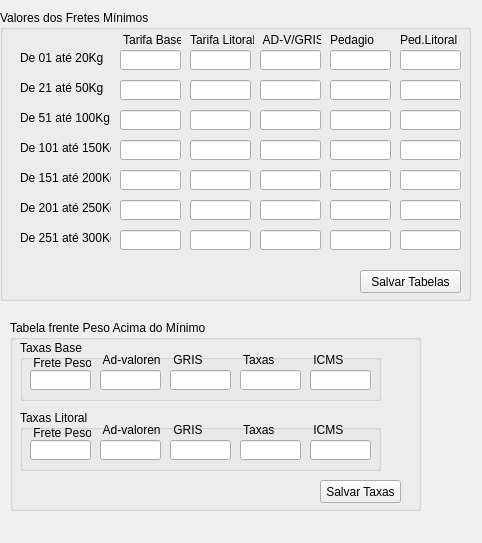
<?xml version="1.0" encoding="UTF-8"?>
<ui version="4.0">
 <class>frm_tarifa</class>
 <widget class="QMainWindow" name="frm_tarifa">
  <property name="geometry">
   <rect>
    <x>0</x>
    <y>0</y>
    <width>482</width>
    <height>543</height>
   </rect>
  </property>
  <property name="windowTitle">
   <string>Tarifas</string>
  </property>
  <widget class="QWidget" name="centralwidget">
   <widget class="QGroupBox" name="groupBox_3">
    <property name="geometry">
     <rect>
      <x>10</x>
      <y>320</y>
      <width>411</width>
      <height>191</height>
     </rect>
    </property>
    <property name="title">
     <string>Tabela frente Peso Acima do Mínimo</string>
    </property>
    <widget class="QPushButton" name="btn_salvar_taxa">
     <property name="geometry">
      <rect>
       <x>310</x>
       <y>160</y>
       <width>81</width>
       <height>23</height>
      </rect>
     </property>
     <property name="text">
      <string>Salvar Taxas</string>
     </property>
    </widget>
    <widget class="QGroupBox" name="groupBox_4">
     <property name="geometry">
      <rect>
       <x>10</x>
       <y>90</y>
       <width>361</width>
       <height>61</height>
      </rect>
     </property>
     <property name="title">
      <string>Taxas Litoral</string>
     </property>
     <widget class="QLineEdit" name="edt_fpeso_lit">
      <property name="geometry">
       <rect>
        <x>10</x>
        <y>30</y>
        <width>61</width>
        <height>20</height>
       </rect>
      </property>
     </widget>
     <widget class="QLineEdit" name="edt_ad_lit">
      <property name="geometry">
       <rect>
        <x>80</x>
        <y>30</y>
        <width>61</width>
        <height>20</height>
       </rect>
      </property>
     </widget>
     <widget class="QLineEdit" name="edt_gris_lit">
      <property name="geometry">
       <rect>
        <x>150</x>
        <y>30</y>
        <width>61</width>
        <height>20</height>
       </rect>
      </property>
     </widget>
     <widget class="QLineEdit" name="edt_taxa_lit">
      <property name="geometry">
       <rect>
        <x>220</x>
        <y>30</y>
        <width>61</width>
        <height>20</height>
       </rect>
      </property>
     </widget>
     <widget class="QLineEdit" name="edt_icms_lit">
      <property name="geometry">
       <rect>
        <x>290</x>
        <y>30</y>
        <width>61</width>
        <height>20</height>
       </rect>
      </property>
     </widget>
     <widget class="QLabel" name="label_39">
      <property name="geometry">
       <rect>
        <x>10</x>
        <y>13</y>
        <width>61</width>
        <height>20</height>
       </rect>
      </property>
      <property name="text">
       <string> Frete Peso</string>
      </property>
     </widget>
     <widget class="QLabel" name="label_40">
      <property name="geometry">
       <rect>
        <x>80</x>
        <y>10</y>
        <width>61</width>
        <height>20</height>
       </rect>
      </property>
      <property name="text">
       <string> Ad-valoren</string>
      </property>
     </widget>
     <widget class="QLabel" name="label_44">
      <property name="geometry">
       <rect>
        <x>150</x>
        <y>10</y>
        <width>61</width>
        <height>20</height>
       </rect>
      </property>
      <property name="text">
       <string> GRIS</string>
      </property>
     </widget>
     <widget class="QLabel" name="label_45">
      <property name="geometry">
       <rect>
        <x>220</x>
        <y>10</y>
        <width>61</width>
        <height>20</height>
       </rect>
      </property>
      <property name="text">
       <string> Taxas</string>
      </property>
     </widget>
     <widget class="QLabel" name="label_46">
      <property name="geometry">
       <rect>
        <x>290</x>
        <y>10</y>
        <width>61</width>
        <height>20</height>
       </rect>
      </property>
      <property name="text">
       <string> ICMS</string>
      </property>
     </widget>
    </widget>
    <widget class="QGroupBox" name="groupBox">
     <property name="geometry">
      <rect>
       <x>10</x>
       <y>20</y>
       <width>361</width>
       <height>61</height>
      </rect>
     </property>
     <property name="title">
      <string>Taxas Base</string>
     </property>
     <widget class="QLineEdit" name="edt_icms">
      <property name="geometry">
       <rect>
        <x>290</x>
        <y>30</y>
        <width>61</width>
        <height>20</height>
       </rect>
      </property>
     </widget>
     <widget class="QLabel" name="label_41">
      <property name="geometry">
       <rect>
        <x>150</x>
        <y>10</y>
        <width>61</width>
        <height>20</height>
       </rect>
      </property>
      <property name="text">
       <string> GRIS</string>
      </property>
     </widget>
     <widget class="QLineEdit" name="edt_taxa">
      <property name="geometry">
       <rect>
        <x>220</x>
        <y>30</y>
        <width>61</width>
        <height>20</height>
       </rect>
      </property>
     </widget>
     <widget class="QLineEdit" name="edt_ad">
      <property name="geometry">
       <rect>
        <x>80</x>
        <y>30</y>
        <width>61</width>
        <height>20</height>
       </rect>
      </property>
     </widget>
     <widget class="QLabel" name="label_38">
      <property name="geometry">
       <rect>
        <x>80</x>
        <y>10</y>
        <width>61</width>
        <height>20</height>
       </rect>
      </property>
      <property name="text">
       <string> Ad-valoren</string>
      </property>
     </widget>
     <widget class="QLabel" name="label_43">
      <property name="geometry">
       <rect>
        <x>290</x>
        <y>10</y>
        <width>61</width>
        <height>20</height>
       </rect>
      </property>
      <property name="text">
       <string> ICMS</string>
      </property>
     </widget>
     <widget class="QLabel" name="label_37">
      <property name="geometry">
       <rect>
        <x>10</x>
        <y>13</y>
        <width>61</width>
        <height>20</height>
       </rect>
      </property>
      <property name="text">
       <string> Frete Peso</string>
      </property>
     </widget>
     <widget class="QLineEdit" name="edt_gris">
      <property name="geometry">
       <rect>
        <x>150</x>
        <y>30</y>
        <width>61</width>
        <height>20</height>
       </rect>
      </property>
     </widget>
     <widget class="QLineEdit" name="edt_fpeso">
      <property name="geometry">
       <rect>
        <x>10</x>
        <y>30</y>
        <width>61</width>
        <height>20</height>
       </rect>
      </property>
     </widget>
     <widget class="QLabel" name="label_42">
      <property name="geometry">
       <rect>
        <x>220</x>
        <y>10</y>
        <width>61</width>
        <height>20</height>
       </rect>
      </property>
      <property name="text">
       <string> Taxas</string>
      </property>
     </widget>
    </widget>
   </widget>
   <widget class="QGroupBox" name="gBox_taxasMininas">
    <property name="geometry">
     <rect>
      <x>0</x>
      <y>10</y>
      <width>471</width>
      <height>291</height>
     </rect>
    </property>
    <property name="title">
     <string>Valores dos Fretes Mínimos</string>
    </property>
    <widget class="QLineEdit" name="edt_ad_gris_250">
     <property name="geometry">
      <rect>
       <x>260</x>
       <y>190</y>
       <width>61</width>
       <height>20</height>
      </rect>
     </property>
    </widget>
    <widget class="QLineEdit" name="edt_base_100">
     <property name="geometry">
      <rect>
       <x>120</x>
       <y>100</y>
       <width>61</width>
       <height>20</height>
      </rect>
     </property>
    </widget>
    <widget class="QLineEdit" name="edt_pedagio_50">
     <property name="geometry">
      <rect>
       <x>330</x>
       <y>70</y>
       <width>61</width>
       <height>20</height>
      </rect>
     </property>
    </widget>
    <widget class="QLineEdit" name="edt_base_lit_200">
     <property name="geometry">
      <rect>
       <x>190</x>
       <y>160</y>
       <width>61</width>
       <height>20</height>
      </rect>
     </property>
    </widget>
    <widget class="QLineEdit" name="edt_pedagio_100">
     <property name="geometry">
      <rect>
       <x>330</x>
       <y>100</y>
       <width>61</width>
       <height>20</height>
      </rect>
     </property>
    </widget>
    <widget class="QLineEdit" name="edt_ad_gris_150">
     <property name="geometry">
      <rect>
       <x>260</x>
       <y>130</y>
       <width>61</width>
       <height>20</height>
      </rect>
     </property>
    </widget>
    <widget class="QLineEdit" name="edt_base_lit_20">
     <property name="geometry">
      <rect>
       <x>190</x>
       <y>40</y>
       <width>61</width>
       <height>20</height>
      </rect>
     </property>
    </widget>
    <widget class="QLineEdit" name="edt_base_250">
     <property name="geometry">
      <rect>
       <x>120</x>
       <y>190</y>
       <width>61</width>
       <height>20</height>
      </rect>
     </property>
    </widget>
    <widget class="QLineEdit" name="edt_base_200">
     <property name="geometry">
      <rect>
       <x>120</x>
       <y>160</y>
       <width>61</width>
       <height>20</height>
      </rect>
     </property>
    </widget>
    <widget class="QLineEdit" name="edt_base_lit_50">
     <property name="geometry">
      <rect>
       <x>190</x>
       <y>70</y>
       <width>61</width>
       <height>20</height>
      </rect>
     </property>
    </widget>
    <widget class="QLineEdit" name="edt_base_20">
     <property name="geometry">
      <rect>
       <x>120</x>
       <y>40</y>
       <width>61</width>
       <height>20</height>
      </rect>
     </property>
    </widget>
    <widget class="QLineEdit" name="edt_pedagio_20">
     <property name="geometry">
      <rect>
       <x>330</x>
       <y>40</y>
       <width>61</width>
       <height>20</height>
      </rect>
     </property>
    </widget>
    <widget class="QLineEdit" name="edt_base_lit_100">
     <property name="geometry">
      <rect>
       <x>190</x>
       <y>100</y>
       <width>61</width>
       <height>20</height>
      </rect>
     </property>
    </widget>
    <widget class="QLineEdit" name="edt_pedagio_150">
     <property name="geometry">
      <rect>
       <x>330</x>
       <y>130</y>
       <width>61</width>
       <height>20</height>
      </rect>
     </property>
    </widget>
    <widget class="QLineEdit" name="edt_ad_gris_200">
     <property name="geometry">
      <rect>
       <x>260</x>
       <y>160</y>
       <width>61</width>
       <height>20</height>
      </rect>
     </property>
    </widget>
    <widget class="QLineEdit" name="edt_ad_gris_50">
     <property name="geometry">
      <rect>
       <x>260</x>
       <y>70</y>
       <width>61</width>
       <height>20</height>
      </rect>
     </property>
    </widget>
    <widget class="QLineEdit" name="edt_base_lit_300">
     <property name="geometry">
      <rect>
       <x>190</x>
       <y>220</y>
       <width>61</width>
       <height>20</height>
      </rect>
     </property>
    </widget>
    <widget class="QLineEdit" name="edt_base_150">
     <property name="geometry">
      <rect>
       <x>120</x>
       <y>130</y>
       <width>61</width>
       <height>20</height>
      </rect>
     </property>
    </widget>
    <widget class="QLineEdit" name="edt_pedagio_200">
     <property name="geometry">
      <rect>
       <x>330</x>
       <y>160</y>
       <width>61</width>
       <height>20</height>
      </rect>
     </property>
    </widget>
    <widget class="QLineEdit" name="edt_base_50">
     <property name="geometry">
      <rect>
       <x>120</x>
       <y>70</y>
       <width>61</width>
       <height>20</height>
      </rect>
     </property>
    </widget>
    <widget class="QLineEdit" name="edt_ad_gris_100">
     <property name="geometry">
      <rect>
       <x>260</x>
       <y>100</y>
       <width>61</width>
       <height>20</height>
      </rect>
     </property>
    </widget>
    <widget class="QLineEdit" name="edt_pedagio_250">
     <property name="geometry">
      <rect>
       <x>330</x>
       <y>190</y>
       <width>61</width>
       <height>20</height>
      </rect>
     </property>
    </widget>
    <widget class="QLineEdit" name="edt_pedagio_300">
     <property name="geometry">
      <rect>
       <x>330</x>
       <y>220</y>
       <width>61</width>
       <height>20</height>
      </rect>
     </property>
    </widget>
    <widget class="QLineEdit" name="edt_ad_gris_20">
     <property name="geometry">
      <rect>
       <x>260</x>
       <y>40</y>
       <width>61</width>
       <height>20</height>
      </rect>
     </property>
    </widget>
    <widget class="QLineEdit" name="edt_base_lit_150">
     <property name="geometry">
      <rect>
       <x>190</x>
       <y>130</y>
       <width>61</width>
       <height>20</height>
      </rect>
     </property>
    </widget>
    <widget class="QLineEdit" name="edt_ad_gris_300">
     <property name="geometry">
      <rect>
       <x>260</x>
       <y>220</y>
       <width>61</width>
       <height>20</height>
      </rect>
     </property>
    </widget>
    <widget class="QLineEdit" name="edt_base_lit_250">
     <property name="geometry">
      <rect>
       <x>190</x>
       <y>190</y>
       <width>61</width>
       <height>20</height>
      </rect>
     </property>
    </widget>
    <widget class="QLineEdit" name="edt_base_300">
     <property name="geometry">
      <rect>
       <x>120</x>
       <y>220</y>
       <width>61</width>
       <height>20</height>
      </rect>
     </property>
    </widget>
    <widget class="QLabel" name="label_33">
     <property name="geometry">
      <rect>
       <x>120</x>
       <y>20</y>
       <width>61</width>
       <height>20</height>
      </rect>
     </property>
     <property name="text">
      <string> Tarifa Base</string>
     </property>
    </widget>
    <widget class="QLabel" name="label_48">
     <property name="geometry">
      <rect>
       <x>260</x>
       <y>20</y>
       <width>61</width>
       <height>20</height>
      </rect>
     </property>
     <property name="text">
      <string> AD-V/GRIS</string>
     </property>
    </widget>
    <widget class="QLabel" name="label_49">
     <property name="geometry">
      <rect>
       <x>190</x>
       <y>20</y>
       <width>64</width>
       <height>20</height>
      </rect>
     </property>
     <property name="text">
      <string>Tarifa Litoral</string>
     </property>
    </widget>
    <widget class="QLabel" name="label_50">
     <property name="geometry">
      <rect>
       <x>330</x>
       <y>20</y>
       <width>61</width>
       <height>20</height>
      </rect>
     </property>
     <property name="text">
      <string>Pedagio</string>
     </property>
    </widget>
    <widget class="QLabel" name="desc_20">
     <property name="geometry">
      <rect>
       <x>20</x>
       <y>40</y>
       <width>91</width>
       <height>16</height>
      </rect>
     </property>
     <property name="text">
      <string>De 01 até 20Kg</string>
     </property>
    </widget>
    <widget class="QLabel" name="desc_150">
     <property name="geometry">
      <rect>
       <x>20</x>
       <y>130</y>
       <width>91</width>
       <height>16</height>
      </rect>
     </property>
     <property name="text">
      <string>De 101 até 150Kg</string>
     </property>
    </widget>
    <widget class="QLabel" name="desc_100">
     <property name="geometry">
      <rect>
       <x>20</x>
       <y>100</y>
       <width>91</width>
       <height>16</height>
      </rect>
     </property>
     <property name="text">
      <string>De 51 até 100Kg</string>
     </property>
    </widget>
    <widget class="QLabel" name="desc_300">
     <property name="geometry">
      <rect>
       <x>20</x>
       <y>220</y>
       <width>91</width>
       <height>16</height>
      </rect>
     </property>
     <property name="text">
      <string>De 251 até 300Kg</string>
     </property>
    </widget>
    <widget class="QLabel" name="desc_50">
     <property name="geometry">
      <rect>
       <x>20</x>
       <y>70</y>
       <width>91</width>
       <height>16</height>
      </rect>
     </property>
     <property name="text">
      <string>De 21 até 50Kg</string>
     </property>
    </widget>
    <widget class="QLabel" name="desc_250">
     <property name="geometry">
      <rect>
       <x>20</x>
       <y>190</y>
       <width>91</width>
       <height>16</height>
      </rect>
     </property>
     <property name="text">
      <string>De 201 até 250Kg</string>
     </property>
    </widget>
    <widget class="QLabel" name="desc_200">
     <property name="geometry">
      <rect>
       <x>20</x>
       <y>160</y>
       <width>91</width>
       <height>16</height>
      </rect>
     </property>
     <property name="text">
      <string>De 151 até 200Kg</string>
     </property>
    </widget>
    <widget class="QPushButton" name="btn_salvar_tabela">
     <property name="geometry">
      <rect>
       <x>360</x>
       <y>260</y>
       <width>101</width>
       <height>23</height>
      </rect>
     </property>
     <property name="text">
      <string>Salvar Tabelas</string>
     </property>
    </widget>
    <widget class="QLabel" name="label_53">
     <property name="geometry">
      <rect>
       <x>400</x>
       <y>20</y>
       <width>61</width>
       <height>20</height>
      </rect>
     </property>
     <property name="text">
      <string>Ped.Litoral</string>
     </property>
    </widget>
    <widget class="QLineEdit" name="edt_pedlitoral_150">
     <property name="geometry">
      <rect>
       <x>400</x>
       <y>130</y>
       <width>61</width>
       <height>20</height>
      </rect>
     </property>
    </widget>
    <widget class="QLineEdit" name="edt_pedlitoral_20">
     <property name="geometry">
      <rect>
       <x>400</x>
       <y>40</y>
       <width>61</width>
       <height>20</height>
      </rect>
     </property>
    </widget>
    <widget class="QLineEdit" name="edt_pedlitoral_50">
     <property name="geometry">
      <rect>
       <x>400</x>
       <y>70</y>
       <width>61</width>
       <height>20</height>
      </rect>
     </property>
    </widget>
    <widget class="QLineEdit" name="edt_pedlitoral_100">
     <property name="geometry">
      <rect>
       <x>400</x>
       <y>100</y>
       <width>61</width>
       <height>20</height>
      </rect>
     </property>
    </widget>
    <widget class="QLineEdit" name="edt_pedlitoral_250">
     <property name="geometry">
      <rect>
       <x>400</x>
       <y>190</y>
       <width>61</width>
       <height>20</height>
      </rect>
     </property>
    </widget>
    <widget class="QLineEdit" name="edt_pedlitoral_300">
     <property name="geometry">
      <rect>
       <x>400</x>
       <y>220</y>
       <width>61</width>
       <height>20</height>
      </rect>
     </property>
    </widget>
    <widget class="QLineEdit" name="edt_pedlitoral_200">
     <property name="geometry">
      <rect>
       <x>400</x>
       <y>160</y>
       <width>61</width>
       <height>20</height>
      </rect>
     </property>
    </widget>
   </widget>
  </widget>
  <widget class="QMenuBar" name="menubar">
   <property name="geometry">
    <rect>
     <x>0</x>
     <y>0</y>
     <width>482</width>
     <height>21</height>
    </rect>
   </property>
  </widget>
 </widget>
 <tabstops>
  <tabstop>edt_base_20</tabstop>
  <tabstop>edt_base_lit_20</tabstop>
  <tabstop>edt_ad_gris_20</tabstop>
  <tabstop>edt_pedagio_20</tabstop>
  <tabstop>edt_base_50</tabstop>
  <tabstop>edt_base_lit_50</tabstop>
  <tabstop>edt_ad_gris_50</tabstop>
  <tabstop>edt_pedagio_50</tabstop>
  <tabstop>edt_base_100</tabstop>
  <tabstop>edt_base_lit_100</tabstop>
  <tabstop>edt_ad_gris_100</tabstop>
  <tabstop>edt_pedagio_100</tabstop>
  <tabstop>edt_base_150</tabstop>
  <tabstop>edt_base_lit_150</tabstop>
  <tabstop>edt_ad_gris_150</tabstop>
  <tabstop>edt_pedagio_150</tabstop>
  <tabstop>edt_base_200</tabstop>
  <tabstop>edt_base_lit_200</tabstop>
  <tabstop>edt_ad_gris_200</tabstop>
  <tabstop>edt_pedagio_200</tabstop>
  <tabstop>edt_base_250</tabstop>
  <tabstop>edt_base_lit_250</tabstop>
  <tabstop>edt_ad_gris_250</tabstop>
  <tabstop>edt_pedagio_250</tabstop>
  <tabstop>edt_base_300</tabstop>
  <tabstop>edt_base_lit_300</tabstop>
  <tabstop>edt_ad_gris_300</tabstop>
  <tabstop>edt_pedagio_300</tabstop>
  <tabstop>btn_salvar_tabela</tabstop>
  <tabstop>edt_fpeso</tabstop>
  <tabstop>edt_ad</tabstop>
  <tabstop>edt_gris</tabstop>
  <tabstop>edt_taxa</tabstop>
  <tabstop>edt_icms</tabstop>
  <tabstop>btn_salvar_taxa</tabstop>
 </tabstops>
 <resources/>
 <connections/>
</ui>
